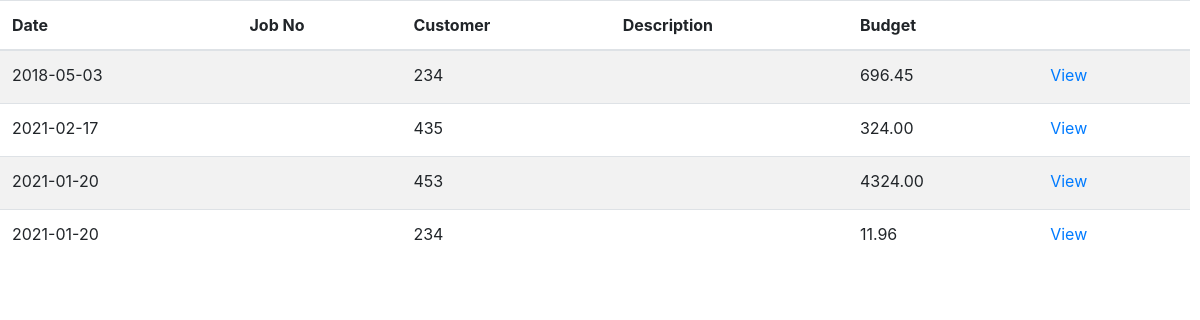
/tables/billing_table.php (signed in), run on an earlier commit of the app's database.
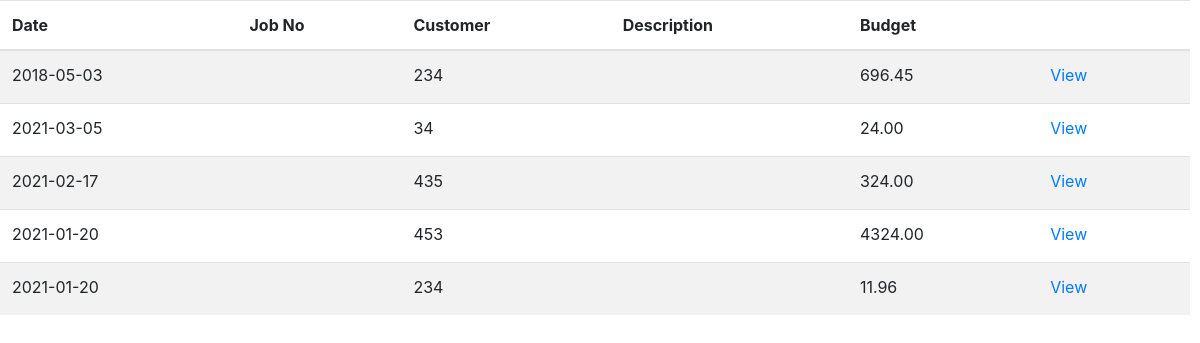
And on a later commit of the database.
### tables this page shows
CREATE TABLE `jobs` (
  `id` int(11) NOT NULL,
  `job_no` varchar(100) NOT NULL,
  `customer` varchar(400) NOT NULL,
  `channel` varchar(100) NOT NULL,
  `job_type` varchar(100) NOT NULL,
  `product` varchar(100) NOT NULL,
  `category` varchar(100) NOT NULL,
  `material` varchar(64) NOT NULL,
  `size` varchar(50) NOT NULL,
  `bind` varchar(50) NOT NULL,
  `colour` varchar(20) NOT NULL,
  `user_description` varchar(250) NOT NULL,
  `date` date NOT NULL,
  `quantity` decimal(10,2) NOT NULL,
  `budget` decimal(10,2) NOT NULL,
  `discount` decimal(10,2) NOT NULL,
  `discounted` decimal(10,2) NOT NULL,
  `ad_pay_amount` decimal(10,2) NOT NULL,
  `rest` decimal(10,2) NOT NULL,
  `admin_description` varchar(250) NOT NULL,
  `state` enum('request','design','production','reject','QA','complete','dispatch') NOT NULL,
  `accepted_by` varchar(100) NOT NULL,
  `checked_by` varchar(100) NOT NULL,
  `failed_reason` varchar(255) NOT NULL,
  `cash` decimal(10,2) NOT NULL,
  `change_amt` decimal(10,2) NOT NULL,
  `payment` decimal(10,2) NOT NULL,
  `dispatch_day` varchar(100) NOT NULL,
  `dispatch_year` varchar(10) NOT NULL,
  `dispatch_month` varchar(10) NOT NULL
);

### tables/billing_table.php (the view, shortened to what this page needs)
<!DOCTYPE html>
<html>
<head>
</head>
<body>
  <?php
   require '../include/config.php';
   $view_status ="complete";
  if(isset($_POST["query"]))
  {
     $search =$_POST["query"];
     $query = "SELECT * FROM jobs WHERE state='$view_status' AND customer LIKE '%".$search."%' ";
  }
  else if(isset($_POST["date"]))
  {
     $bill_date =$_POST["date"];
     $query = "SELECT * FROM jobs WHERE state='$view_status' AND dispatch_day = '$bill_date' ";
  }
  else if(isset($_POST["query"]) && ($_POST["date"]))
  {
     $search =$_POST["query"];
     $bill_date =$_POST["date"];
     $query = "SELECT * FROM jobs WHERE state='$view_status' AND dispatch_day = '$bill_date' AND job_no LIKE '%".$search."%' ";
  }
  else
  {
     $query = "SELECT * FROM jobs WHERE state='$view_status'";
  }
  $result = mysqli_query($conn ,$query);
  if(mysqli_num_rows($result)>0)
  {
    ?>
 <div class="tablealign">
 <?php include('../include/head.php'); ?>
  <table id="editable_table" class="table table table-striped">
   <thead>
    <tr>
     <th>Date</th>
     <th>Job No</th>
     <th>Customer</th>
     <th>Description</th>
     <th>Budget</th>
     <th></th>
    </tr>
   </thead>
   <tbody>
   <?php
   while($row = mysqli_fetch_array($result))
   {
    echo '
    <tr>
     <td>'.$row["dispatch_day"].'</td>
     <td>'.$row["job_no"].'</td>
     <td>'.$row["customer"].'</td>
     <td>'.$row["product"].'</td>
     <td>'.$row["budget"].'</td>
      <td><button type="button"  id="' .$row["id"].'" name="'.$row["id"].'" class="btn btn-primary btn-sm view_data" data-toggle="modal" data-target="#myModal" style="background-color: transparent; border: 0px; color: #007bff; font-size: 16px; padding-top: 0px;">View</button></td>
    </tr>';
   }
   ?>
   </tbody>
  </table>
</div>
   <?php
  }
  else
  {
   echo 'Data Not Found';
  }
  ?>
  </body>
  </html>

What changed in the data, as far as the page shows it:
now on this page (row edited): jobs: dispatch_day "2021-03-05", customer "34", budget "24.00"
